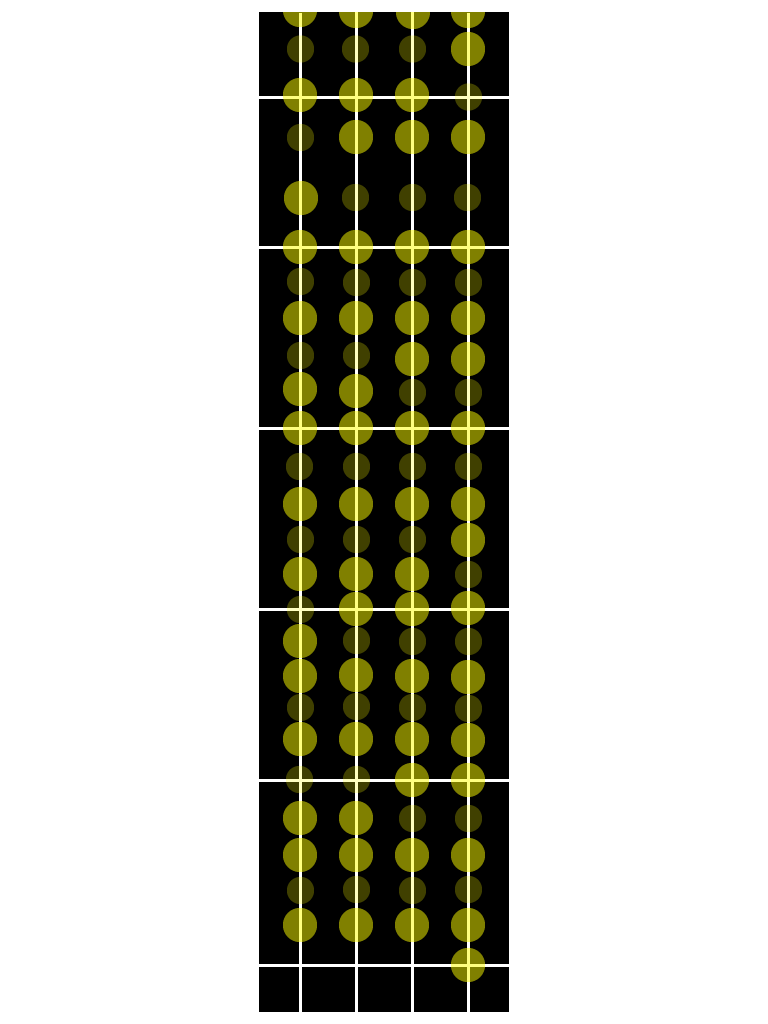

This is a level from a 2D game, rendered from its Tiled map with the project's own tilesets. A one-line summary and the map file follow, with tile-layer data summarised:
An orthogonal 24x32 tile map with 32x32 px tiles, 1 tile layer (bgLayer) and 101 objects (26x e, 25x g, 25x a, 25x d).

<map version="1.0" orientation="orthogonal" width="24" height="32" tilewidth="32" tileheight="32">
 <tileset firstgid="1" name="fingerboard" tilewidth="32" tileheight="32">
  <image source="fingerboard.png" width="768" height="1024" />
 </tileset>
 <layer name="bgLayer" width="24" height="32">
  <data>[768 cells, 768 non-empty, 768 distinct tile ids]</data>
 </layer>
 <objectgroup name="objLayer" width="24" height="32">
  <object name="-1" type="g" x="283" y="232" width="35" height="32" />
  <object name="3+" type="a" x="396" y="122" width="32" height="32" />
  <object name="2" type="d" x="338" y="232" width="35" height="32" />
  <object name="2+:#,3:b" type="d" x="343" y="345" width="26" height="24" />
  <object name="-1+:#,1:b" type="d" x="341" y="38" width="29" height="25" />
  <object name="-1+:#,1:b" type="g" x="286" y="345" width="28" height="23" />
  <object name="-1+" type="g" x="282" y="302" width="35" height="35" />
  <object name="-1:#,-1+:b" type="g" x="286" y="271" width="28" height="24" />
  <object name="+3" type="e" x="449" y="489" width="36" height="32" />
  <object name="2+:#,3:b" type="a" x="398" y="38" width="28" height="25" />
  <object name="2:#,2+:b" type="d" x="341" y="271" width="30" height="25" />
  <object name="+1" type="a" x="395" y="490" width="33" height="30" />
  <object name="4+" type="a" x="393" y="303" width="37" height="33" />
  <object name="2+" type="d" x="339" y="303" width="34" height="33" />
  <object name="+1:#,+1+:b" type="e" x="454" y="272" width="28" height="24" />
  <object name="4:#,4+:b" type="a" x="398" y="272" width="29" height="24" />
  <object name="-3+:#,-2:b" type="g" x="286" y="38" width="28" height="24" />
  <object name="1" type="d" x="338" y="80" width="35" height="33" />
  <object name="-2" type="g" x="284" y="80" width="32" height="33" />
  <object name="5" type="e" x="451" y="36" width="34" height="29" />
  <object name="3+:#,4:b" type="a" x="399" y="187" width="27" height="24" />
  <object name="5:#,5+:b" type="e" x="456" y="86" width="26" height="24" />
  <object name="5+:#,+1:b" type="e" x="454" y="186" width="27" height="25" />
  <object name="1+:#,2:b" type="d" x="341" y="187" width="28" height="24" />
  <object name="-2+" type="g" x="283" y="184" width="34" height="30" />
  <object name="3" type="a" x="394" y="81" width="34" height="31" />
  <object name="1+" type="d" x="338" y="123" width="35" height="31" />
  <object name="+1" type="e" x="450" y="232" width="35" height="32" />
  <object name="-2:#,-2+:b" type="g" x="286" y="127" width="29" height="24" />
  <object name="4" type="a" x="395" y="232" width="33" height="33" />
  <object name="+1+" type="e" x="450" y="302" width="37" height="33" />
  <object name="+2" type="e" x="450" y="342" width="37" height="33" />
  <object name="1" type="g" x="281" y="373" width="37" height="33" />
  <object name="5" type="a" x="393" y="343" width="37" height="33" />
  <object name="1+" type="g" x="282" y="412" width="37" height="33" />
  <object name="3" type="d" x="338" y="373" width="37" height="33" />
  <object name="+2+" type="e" x="450" y="412" width="37" height="33" />
  <object name="5+" type="a" x="393" y="412" width="37" height="33" />
  <object name="+6+" type="e" x="449" y="909" width="37" height="33" />
  <object name="+4+" type="a" x="393" y="910" width="37" height="33" />
  <object name="+4+" type="e" x="450" y="660" width="37" height="33" />
  <object name="+5+" type="e" x="450" y="764" width="37" height="33" />
  <object name="+6" type="e" x="450" y="839" width="37" height="33" />
  <object name="+4" type="a" x="394" y="839" width="37" height="33" />
  <object name="+2" type="d" x="338" y="839" width="37" height="33" />
  <object name="+3+" type="a" x="394" y="764" width="37" height="33" />
  <object name="+5" type="e" x="449" y="725" width="37" height="33" />
  <object name="+3" type="a" x="394" y="724" width="37" height="33" />
  <object name="+4" type="e" x="450" y="592" width="37" height="33" />
  <object name="+1+" type="a" x="394" y="557" width="37" height="33" />
  <object name="4+" type="d" x="337" y="557" width="37" height="33" />
  <object name="2+" type="g" x="281" y="558" width="37" height="33" />
  <object name="+2+" type="a" x="394" y="660" width="37" height="33" />
  <object name="4" type="g" x="282" y="722" width="37" height="33" />
  <object name="+1" type="d" x="338" y="723" width="37" height="33" />
  <object name="+1+" type="d" x="338" y="801" width="37" height="33" />
  <object name="5" type="g" x="282" y="839" width="37" height="33" />
  <object name="4+" type="g" x="282" y="802" width="37" height="33" />
  <object name="+7" type="e" x="450" y="949" width="37" height="33" />
  <object name="5+" type="g" x="282" y="909" width="37" height="33" />
  <object name="+2+" type="d" x="338" y="909" width="37" height="33" />
  <object name="5+" type="d" x="338" y="658" width="37" height="33" />
  <object name="4" type="d" x="338" y="488" width="37" height="33" />
  <object name="+3+" type="e" x="449" y="524" width="37" height="33" />
  <object name="2" type="g" x="282" y="488" width="37" height="33" />
  <object name="3+" type="g" x="281" y="661" width="37" height="33" />
  <object name="3" type="g" x="282" y="625" width="37" height="33" />
  <object name="+5+:#,+6:b" type="e" x="455" y="805" width="27" height="25" />
  <object name="+3+:#,+4:b" type="a" x="399" y="805" width="27" height="25" />
  <object name="+4:#,+4+:b" type="a" x="399" y="878" width="27" height="25" />
  <object name="+6:#,+6+:b" type="e" x="454" y="877" width="27" height="25" />
  <object name="2:#,2+:b" type="d" x="342" y="877" width="27" height="25" />
  <object name="5:#,5+:b" type="g" x="287" y="879" width="27" height="25" />
  <object name="+1:#,+1+:b" type="d" x="342" y="767" width="27" height="25" />
  <object name="4:#,4+:b" type="g" x="287" y="767" width="27" height="25" />
  <object name="3+:#,4:b" type="g" x="288" y="696" width="27" height="25" />
  <object name="+1:#,+1+:b" type="d" x="342" y="695" width="27" height="25" />
  <object name="+2+:#,+3:b" type="a" x="399" y="695" width="27" height="25" />
  <object name="+4+:#,+5:b" type="e" x="454" y="696" width="27" height="25" />
  <object name="5:#,5+:b" type="d" x="343" y="629" width="27" height="25" />
  <object name="+2:#,+2+:b" type="a" x="399" y="630" width="27" height="25" />
  <object name="+4:#,+4+:b" type="e" x="454" y="629" width="27" height="25" />
  <object name="2:#,2+:b" type="g" x="288" y="528" width="27" height="25" />
  <object name="4:#,4+:b" type="d" x="344" y="528" width="27" height="25" />
  <object name="+1:#,+1+:b" type="a" x="400" y="527" width="27" height="25" />
  <object name="+3+:#,+4:b" type="e" x="455" y="560" width="27" height="25" />
  <object name="+2+:#,+3:b" type="e" x="455" y="453" width="27" height="25" />
  <object name="5+:#,+1:b" type="a" x="399" y="454" width="27" height="25" />
  <object name="3+:#,4:b" type="d" x="343" y="454" width="27" height="25" />
  <object name="1+:#,2:b" type="g" x="286" y="454" width="27" height="25" />
  <object name="5:#,5+:b" type="a" x="399" y="380" width="27" height="25" />
  <object name="+2:#,+2+:b" type="e" x="456" y="381" width="27" height="25" />
  <object name="2+:#,3:b" type="g" x="288" y="597" width="27" height="25" />
  <object name="5" type="d" x="338" y="593" width="37" height="33" />
  <object name="+2" type="a" x="394" y="593" width="37" height="33" />
  <object name="-3+" type="g" x="283" y="-5" width="37" height="33" />
  <object name="-1+" type="d" x="337" y="-3" width="37" height="33" />
  <object name="2+" type="a" x="394" y="-4" width="37" height="33" />
  <object name="4+" type="e" x="449" y="-4" width="37" height="33" />
  <object name="5+" type="e" x="452" y="120" width="32" height="32" />
  <object name="3+" type="d" x="338" y="411" width="37" height="33" />
 </objectgroup>
</map>